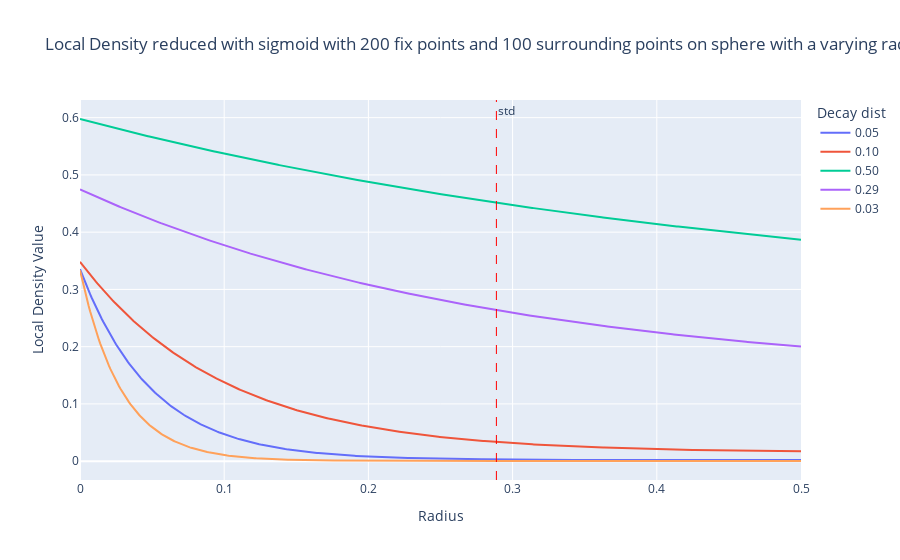

The code cell stored with this chart in its notebook:
### Markdown cell above
The sigmoid does a good job to enable the use of cumulated scores.

### Code cell
# Define sigmoid configurations
local_std_configs = [
    {'decay_dist': 0.05},
    {'decay_dist': 0.1},
    {'decay_dist': 0.5},
    {'decay_dist': fix_points.std()},
    {'decay_dist': 0.1*fix_points.std()},
    # Add more configurations as needed
]

# Compute mean score variation for each configuration
y_local_density = [
    1/n_total_points * (
        n_sphere_points * np.exp(-radii / config['decay_dist'])
        + np.sum(np.exp(-fix_distances / config['decay_dist']))
    ) 
    for config in local_std_configs
]

# Create a plot using Plotly
fig = go.Figure()

# Add a line for each sigmoid configuration
for i, y_values in enumerate(y_local_density):
    config = local_std_configs[i]
    fig.add_trace(go.Scatter(
        x=radii, 
        y=y_values, 
        mode='lines', 
        name=f"{config['decay_dist']:.2f}"
    ))
fig.add_vline(
    x=fix_points.std(), 
    line_width=1, line_dash="dash", line_color="red", 
    annotation_text='std', annotation_position="top right"
)

# Update layout for better visualization
fig.update_layout(
    title=f'Local Density reduced with sigmoid with {n_fix_points} fix points and {n_sphere_points} surrounding points on sphere with a varying radius',
    xaxis_title='Radius',
    yaxis_title='Local Density Value',
    legend_title='Decay dist'
)

# Show plot
fig.show()

### Figure 1 — Plotly figure (JSON) as saved in the notebook; plotly's stock layout.template omitted (floating-point values rounded to 4 significant figures; data arrays with more than 128 entries replaced by an {"elided": "..."} marker saying what was removed)
{"data": [{"mode": "lines", "name": "0.05", "type": "scatter", "x": {"elided": "500 float values"}, "y": {"elided": "500 float values"}}, {"mode": "lines", "name": "0.10", "type": "scatter", "x": {"elided": "500 float values"}, "y": {"elided": "500 float values"}}, {"mode": "lines", "name": "0.50", "type": "scatter", "x": {"elided": "500 float values"}, "y": {"elided": "500 float values"}}, {"mode": "lines", "name": "0.29", "type": "scatter", "x": {"elided": "500 float values"}, "y": {"elided": "500 float values"}}, {"mode": "lines", "name": "0.03", "type": "scatter", "x": {"elided": "500 float values"}, "y": {"elided": "500 float values"}}], "layout": {"annotations": [{"showarrow": false, "text": "std", "x": 0.2888, "xanchor": "left", "xref": "x", "y": 1, "yanchor": "top", "yref": "y domain"}], "legend": {"title": {"text": "Decay dist"}}, "shapes": [{"line": {"color": "red", "dash": "dash", "width": 1}, "type": "line", "x0": 0.2888, "x1": 0.2888, "xref": "x", "y0": 0, "y1": 1, "yref": "y domain"}], "title": {"text": "Local Density reduced with sigmoid with 200 fix points and 100 surrounding points on sphere with a varying radius"}, "xaxis": {"title": {"text": "Radius"}}, "yaxis": {"title": {"text": "Local Density Value"}}}}
